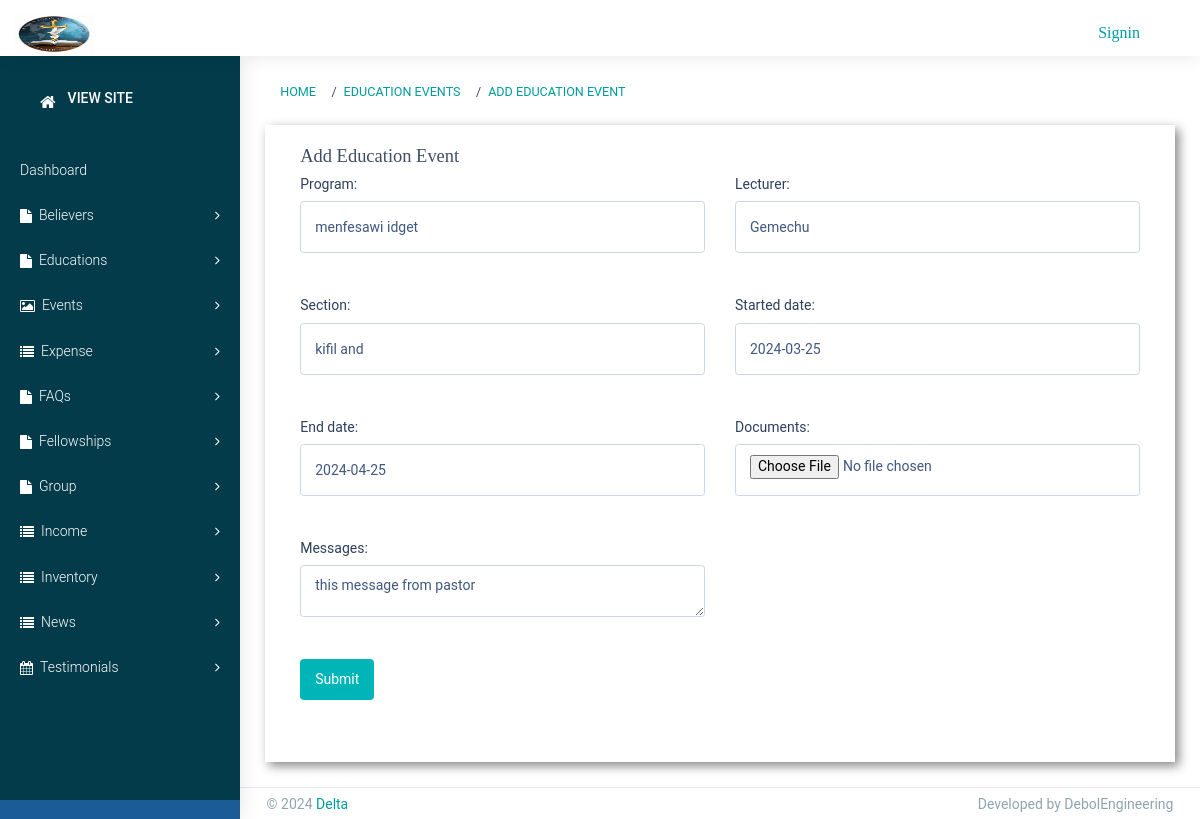
The page /staff/education/1/ on the database its author committed.
### staff/models.py (models this page shows)
class Education(models.Model):
    program = models.CharField(max_length=100)
    lecturer = models.CharField(max_length=100)
    section = models.CharField(max_length=100)
    started_date = models.DateField()
    end_date = models.DateField()
    documents = models.FileField(upload_to='education_documents')
    messages = models.TextField()
    learners = models.ManyToManyField('Believer')

### staff/views.py (the view)
# urls.py: path('education/<int:pk>/', EducationUpdate.as_view(), name='education_update'),
class EducationUpdate(UpdateView):
    model = Education
    form_class = EducationForm
    template_name = 'staff/Educations/add_education.html'
    success_url = reverse_lazy('staff:education_list')

### staff/forms.py
class EducationForm(forms.ModelForm):
    class Meta:
        model = Education
        fields = ['program', 'lecturer', 'section', 'started_date', 'end_date', 'documents', 'messages', ]
        widgets = {
            'program': forms.TextInput(attrs={"class": "form-control",'placeholder': 'Enter program'}),
            'lecturer': forms.TextInput(attrs={"class": "form-control",'placeholder': 'Enter lecturer'}),
            'section': forms.TextInput(attrs={"class": "form-control",'placeholder': 'Enter class'}),
            'started_date': forms.DateInput(attrs={"class": "form-control",'placeholder': 'YYYY-MM-DD'}),
            'end_date': forms.DateInput(attrs={"class": "form-control",'placeholder': 'YYYY-MM-DD'}),
            'documents': forms.FileInput(attrs={"class": "form-control",'accept': 'documents/*'}),
            'messages': forms.Textarea(attrs={"class": "form-control",'placeholder': 'Enter messages'}),
        }

### Templates/staff/Educations/add_education.html (shortened to what this page needs)
{% extends 'staff/base.html' %}
{% load static %}
{% block breadcrumb %}
<li class="breadcrumb-item"><a href="{% url 'staff:education_list' %}">Education Events</a></li>
<li class="breadcrumb-item"><a href="">Add Education Event</a></li>
{% endblock %}
{% block content %}
<div class="site-main">
    <section class="ttm-row clearfix">
        <div class="container">
            <div class="row pt-60 res-991-pt-0">
                <div class="col-lg-12">
                    <div class="pr-40 res-991-pr-0 res-991-pb-30">
                        <h4 class="h4-md">Add Education Event</h4>
                        <form action="{% url 'staff:education_add' %}" method="POST" enctype="multipart/form-data"
                            class="row">
                            <div class="col-lg-6">
                                <div class="mb-3">
                                    {{ form.program.label_tag }}
                                    {{ form.program }}
                                </div>
                            </div>
                            <div class="col-lg-6">
                                <div class="mb-3">
                                    {{ form.lecturer.label_tag }}
                                    {{ form.lecturer }}
                                </div>
                            </div>
                            <div class="col-lg-6">
                                <div class="mb-3">
                                    {{ form.section.label_tag }}
                                    {{ form.section }}
                                </div>
                            </div>
                            <div class="col-lg-6">
                                <div class="mb-3">
                                    {{ form.started_date.label_tag }}
                                    {{ form.started_date }}
                                </div>
                            </div>
                            <div class="col-lg-6">
                                <div class="mb-3">
                                    {{ form.end_date.label_tag }}
                                    {{ form.end_date }}
                                </div>
                            </div>
                            <div class="col-lg-6">
                                <div class="mb-3">
                                    {{ form.documents.label_tag }}
                                    {{ form.documents }}
                                </div>
                            </div>
                            <div class="col-lg-6">
                                <div class="mb-3">
                                    {{ form.messages.label_tag }}
                                    {{ form.messages }}
                                </div>
                            </div>
                            <div class="col-md-12 mb-3">
                                <button type="submit" class="btn btn-primary">Submit</button>
                            </div>
                        </form>
                    </div>
                </div>
            </div>
        </div>
    </section>
</div>
{% endblock %}

### rows shown on the page
Education: program "menfesawi idget", lecturer "Gemechu", section "kifil and", started_date "2024-03-25", end_date "2024-04-25", messages "this message from pastor"
